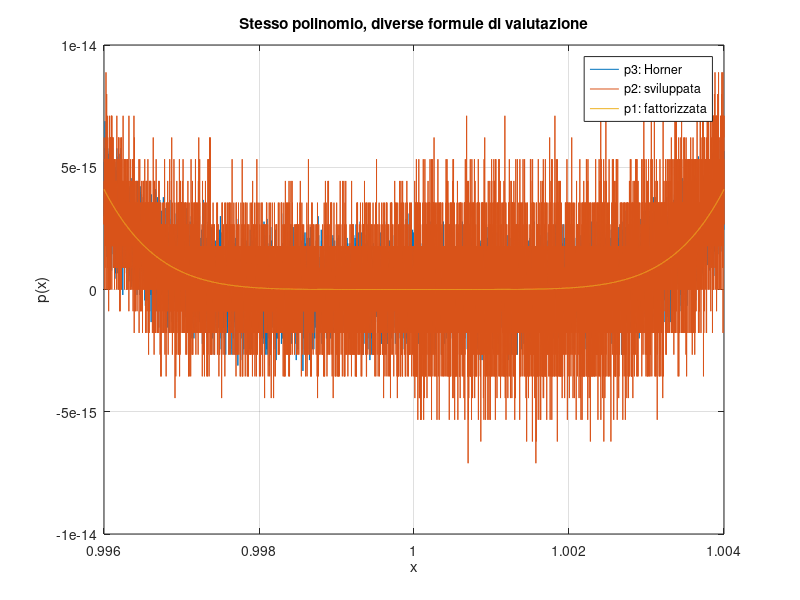

This chart was generated by the following MATLAB code:
clear;
clc;

x = linspace(0.996, 1.004, 10000);

% rappresentazione delle stessa funziona p(x)=(x−1)^6
% fattorizzato
p1 = @(x) (x-1).^6;

% sviluppato
p2 = @(x) x.^6 - 6*x.^5 + 15*x.^4 ...
    - 20*x.^3 + 15*x.^2 - 6*x + 1;

% forma di Horner: evita di calcolare tutte le potenze con moltiplicazioni
% e somme
p3 = @(x) 1 + x.*(-6 + x.*(15 + x.*(-20 ...
    + x.*(15 + x.*(-6 + x)))));

% in matematica p1=p2=p3, non per il computer

yp1 = p1(x);
yp2 = p2(x);
yp3 = p3(x);

figure(1);
clf;

plot(x, yp3, x, yp2, x, yp1);

legend('p3: Horner', 'p2: sviluppata', 'p1: fattorizzata');
xlabel('x');
ylabel('p(x)');
title('Stesso polinomio, diverse formule di valutazione');
grid on;
